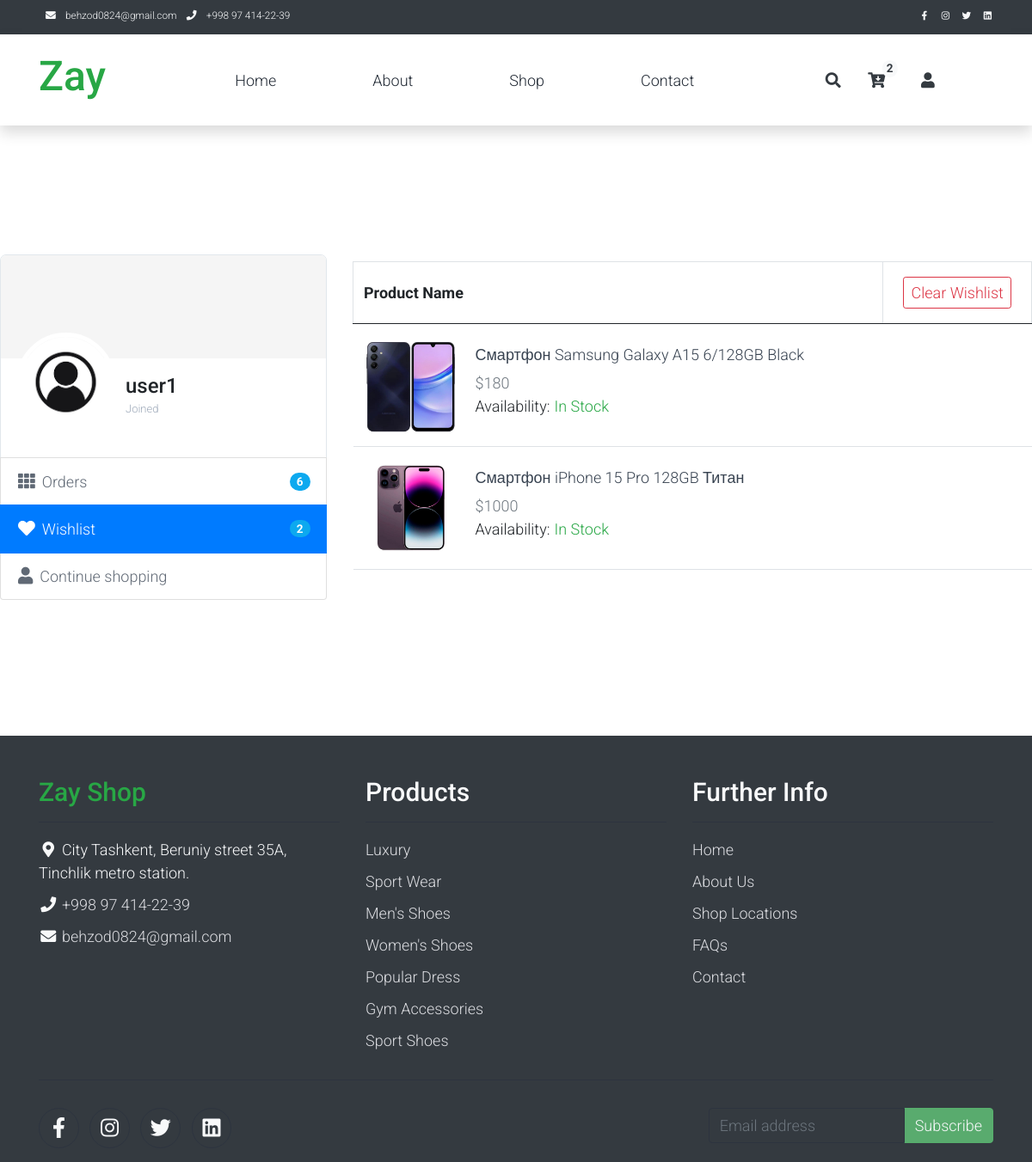
The page /wishlist/ (signed in) on the database its author committed.
### apps/models.py (models this page shows, shortened)
class User(AbstractUser):
    image = models.ImageField(upload_to='user/', null=True, blank=True, default='user/user_image.png')

class BaseModel(models.Model):
    created_at = models.DateTimeField(auto_now_add=True)
    updated_at = models.DateTimeField(auto_now=True)
    class Meta:
        abstract = True

class Wishlist(BaseModel):
    user = models.ForeignKey(User, on_delete=models.CASCADE)
    product = models.ForeignKey(Product, on_delete=models.CASCADE)
    @property
    def is_stock(self):
        return self.product.quantity > 0
    def __str__(self) -> str:
        return self.product.name

class Product(BaseModel):
    name = models.CharField(max_length=255)
    price = models.IntegerField(default=0)
    description = models.TextField()
    colors = models.CharField(max_length=255)
    specification = models.TextField()
    quantity = models.IntegerField()
    category = models.ForeignKey('Category', on_delete=models.CASCADE)
    top_seller = models.BooleanField(default=False)
    class Meta:
        verbose_name_plural = 'Products'
        verbose_name = 'Product'
        ordering = ['-created_at']

class ProductImage(BaseModel):
    image = ResizedImageField(size=[800, 800], upload_to='product/', crop=['middle', 'center'],  blank=True, null=True)
    product = models.ForeignKey(Product, on_delete=models.CASCADE, related_name='images')

### apps/views.py (the view)
# urls.py: path('wishlist/', WishListListView.as_view(), name='wishlist'),
class WishListListView(LoginRequiredMixin, ListView):
    template_name = 'wish_list.html'
    model = Wishlist
    context_object_name = 'wishlist'
    def get_context_data(self, **kwargs):
        context = super(ListView, self).get_context_data(**kwargs)
        user = self.request.user.pk
        my_wishlist = Wishlist.objects.filter(user=user)
        context['my_wishlist'] = my_wishlist
        return context
    def get_queryset(self):
        qs = super().get_queryset()
        qs = qs.filter(user=self.request.user)
        print(qs)
        return qs

### templates/wish_list.html (shortened to what this page needs)
{% load static %}
<!DOCTYPE html>
<html lang="en">
<head>
    <link rel="stylesheet" href="{% static 'assets/css/bootstrap.min.css' %}">
    <link rel="stylesheet" href="{% static 'assets/css/templatemo.css' %}">
    <link rel="stylesheet" href="{% static 'assets/css/custom.css' %}">
    <link rel="stylesheet" href="{% static 'assets/css/fontawesome.min.css' %}">
    <link rel="stylesheet" type="text/css" href="{% static 'assets/css/slick.min.css' %}">
    <link rel="stylesheet" type="text/css" href="{% static 'assets/css/slick-theme.css' %}">
    <link rel="stylesheet" href="https://cdn.jsdelivr.net/npm/bootstrap@4.3.1/dist/css/bootstrap.min.css">
    <link href="{% static 'assets/css/wish_list.css' %}" rel="stylesheet">
</head>
<body>
    <nav class="navbar navbar-expand-lg bg-dark navbar-light d-none d-lg-block" id="templatemo_nav_top">
        <div class="container text-light">
            <div class="w-100 d-flex justify-content-between">
                <div>
                    <i class="fa fa-envelope mx-2"></i>
                    <a class="navbar-sm-brand text-light text-decoration-none" href="https://mail.google.com/">behzod0824@gmail.com</a>
                    <i class="fa fa-phone mx-2"></i>
                    <a class="navbar-sm-brand text-light text-decoration-none" href="tel:010-020-0340">+998 97 414-22-39</a>
                </div>
                <div>
                    <a class="text-light" href="https://fb.com/templatemo" target="_blank" rel="sponsored"><i class="fab fa-facebook-f fa-sm fa-fw me-2"></i></a>
                    <a class="text-light" href="https://www.instagram.com/" target="_blank"><i class="fab fa-instagram fa-sm fa-fw me-2"></i></a>
                    <a class="text-light" href="https://twitter.com/" target="_blank"><i class="fab fa-twitter fa-sm fa-fw me-2"></i></a>
                    <a class="text-light" href="https://www.linkedin.com/" target="_blank"><i class="fab fa-linkedin fa-sm fa-fw"></i></a>
                </div>
            </div>
        </div>
    </nav>
    <nav class="navbar navbar-expand-lg navbar-light shadow">
        <div class="container d-flex justify-content-between align-items-center">
            <a class="navbar-brand text-success logo h1 align-self-center" href="{% url 'index' %}">
                Zay
            </a>
            <div class="align-self-center collapse navbar-collapse flex-fill  d-lg-flex justify-content-lg-between" id="templatemo_main_nav">
                <div class="flex-fill">
                    <ul class="nav navbar-nav d-flex justify-content-between mx-lg-auto">
                        <li class="nav-item">
                            <a class="nav-link" href="{% url 'index' %}">Home</a>
                        </li>
                        <li class="nav-item">
                            <a class="nav-link" href="{% url 'about' %}">About</a>
                        </li>
                        <li class="nav-item">
                            <a class="nav-link" href="{% url 'shop' %}">Shop</a>
                        </li>
                        <li class="nav-item">
                            <a class="nav-link" href="{% url 'contact' %}">Contact</a>
                        </li>
                    </ul>
                </div>
                <div class="navbar align-self-center d-flex">
                    <a class="nav-icon d-none d-lg-inline" href="#" data-bs-toggle="modal" data-bs-target="#templatemo_search">
                        <i class="fa fa-fw fa-search text-dark mr-2"></i>
                    </a>
                    <a class="nav-icon position-relative text-decoration-none" href="{% url 'basket' %}">
                        <i class="fa fa-fw fa-cart-arrow-down text-dark mr-1"></i>
                        <span class="position-absolute top-0 left-100 translate-middle badge rounded-pill bg-light text-dark">{{ wishlist.count }}</span>
                    </a>
                    <div class="dropdown">
                      <button class="btn dropdown" type="button" data-bs-toggle="dropdown" >
                        <a class="nav-icon position-relative text-decoration-none" href="#">
                            <i class="fa fa-fw fa-user text-dark mr-3"></i>
                        </a>
                      </button>
                    </div>
                </div>
            </div>
        </div>
    </nav>
<div class="container_wishlist padding-bottom-3x mb-2">
    <div class="row">
        <div class="col-lg-4">
            <aside class="user-info-wrapper">
                <div class="user-cover" style="background-image: url(https://bootdey.com/img/Content/bg1.jpg);">
                </div>
                <div class="user-info">
                    <div class="user-avatar">
                        <a class="edit-avatar" href="#"></a><img src="{{ user.image.url }}" alt="User"></div>
                    <div class="user-data">
                        <h4>{{ user.username }}</h4><span>Joined {{ user.created_at }}</span>
                    </div>
                </div>
            </aside>
            <nav class="list-group">
                <a class="list-group-item with-badge" href="#"><i class=" fa fa-th"></i>Orders<span class="badge badge-primary badge-pill">6</span></a>
                <a class="list-group-item with-badge active" href="#"><i class="fa fa-heart"></i>Wishlist<span class="badge badge-primary badge-pill">{{ wishlist.count }}</span></a>
                <a class="list-group-item btn-danger" href="{%  url 'index' %}"><i class="fa fa-user"></i>Continue shopping</a>
            </nav>
        </div>
        <div class="col-lg-8">
            <div class="table-responsive wishlist-table margin-bottom-none">
                <table class="table">
                    <thead>
                        <tr>
                            <th>Product Name</th>
                            <th class="text-center"><a class="btn btn-sm btn-outline-danger" href="{% url 'wishlist_delete' %}">Clear Wishlist</a></th>
                        </tr>
                    </thead>
                    <tbody>
                        {% for i in my_wishlist %}
                            <tr>
                                <td>
                                    <div class="product-item">
                                        <a class="product-thumb" href="#"><img src="{{ i.product.images.first.image.url }}" alt="Product"></a>
                                        <div class="product-info">
                                            <h4 class="product-title"><a href="#">{{ i.product.name }}</a></h4>
                                            <div class="text-lg text-medium text-muted">${{ i.product.price }}</div>
                                            <div style="display: flex; gap: 5px">Availability:
                                                <div>
                                                    {% if i.is_stock %}
                                                        <div class="d-inline text-success">
                                                            In Stock
                                                        </div>
                                                    {% else %}
                                                        <div class="d-inline" style="color: red">
                                                            Out of stock
                                                        </div>
                                                    {% endif %}
                                                </div>
                                            </div>
                                        </div>
                                    </div>
                                </td>
                                <td class="text-center"><a class="remove-from-cart" href="#" data-toggle="tooltip" title="" data-original-title="Remove item"></a></td>
                            </tr>
                        {% endfor %}
                    </tbody>
                </table>
            </div>
        </div>
    </div>
</div>
    <footer class="bg-dark" id="tempaltemo_footer">
        <div class="container" style="margin-bottom: -25px">
            <div class="row">
                <div class="col-md-4 pt-5">
                    <h2 class="h2 text-success border-bottom pb-3 border-light logo">Zay Shop</h2>
                    <ul class="list-unstyled text-light footer-link-list">
                        <li>
                            <i class="fas fa-map-marker-alt fa-fw"></i>
                            City Tashkent, Beruniy street 35A, Tinchlik metro station.
                        </li>
                        <li>
                            <i class="fa fa-phone fa-fw"></i>
                            <a class="text-decoration-none" href="tel:010-020-0340">+998 97 414-22-39</a>
                        </li>
                        <li>
                            <i class="fa fa-envelope fa-fw"></i>
                            <a class="text-decoration-none" href="mailto:info@company.com">behzod0824@gmail.com</a>
                        </li>
                    </ul>
                </div>
                <div class="col-md-4 pt-5">
                    <h2 class="h2 text-light border-bottom pb-3 border-light">Products</h2>
                    <ul class="list-unstyled text-light footer-link-list">
                        <li><a class="text-decoration-none" href="#">Luxury</a></li>
                        <li><a class="text-decoration-none" href="#">Sport Wear</a></li>
                        <li><a class="text-decoration-none" href="#">Men's Shoes</a></li>
                        <li><a class="text-decoration-none" href="#">Women's Shoes</a></li>
                        <li><a class="text-decoration-none" href="#">Popular Dress</a></li>
                        <li><a class="text-decoration-none" href="#">Gym Accessories</a></li>
                        <li><a class="text-decoration-none" href="#">Sport Shoes</a></li>
                    </ul>
                </div>
                <div class="col-md-4 pt-5">
                    <h2 class="h2 text-light border-bottom pb-3 border-light">Further Info</h2>
                    <ul class="list-unstyled text-light footer-link-list">
                        <li><a class="text-decoration-none" href="{% url 'index' %}">Home</a></li>
                        <li><a class="text-decoration-none" href="{% url 'about' %}">About Us</a></li>
                        <li><a class="text-decoration-none" href="{% url 'contact' %}">Shop Locations</a></li>
                        <li><a class="text-decoration-none" href="#">FAQs</a></li>
                        <li><a class="text-decoration-none" href="{% url 'contact' %}">Contact</a></li>
                    </ul>
                </div>
            </div>
            <div class="row text-light mb-4">
                <div class="col-12 mb-3">
                    <div class="w-100 my-3 border-top border-light"></div>
                </div>
                <div class="col-auto me-auto">
                    <ul class="list-inline text-left footer-icons">
                        <li class="list-inline-item border border-light rounded-circle text-center">
                            <a class="text-light text-decoration-none" target="_blank" href="http://facebook.com/"><i class="fab fa-facebook-f fa-lg fa-fw"></i></a>
                        </li>
                        <li class="list-inline-item border border-light rounded-circle text-center">
                            <a class="text-light text-decoration-none" target="_blank" href="https://www.instagram.com/"><i class="fab fa-instagram fa-lg fa-fw"></i></a>
                        </li>
                        <li class="list-inline-item border border-light rounded-circle text-center">
                            <a class="text-light text-decoration-none" target="_blank" href="https://twitter.com/"><i class="fab fa-twitter fa-lg fa-fw"></i></a>
                        </li>
                        <li class="list-inline-item border border-light rounded-circle text-center">
                            <a class="text-light text-decoration-none" target="_blank" href="https://www.linkedin.com/"><i class="fab fa-linkedin fa-lg fa-fw"></i></a>
                        </li>
                    </ul>
                </div>
                <div class="col-auto">
                    <div class="input-group mb-2">
                        <input type="text" class="form-control bg-dark border-light" id="subscribeEmail" placeholder="Email address">
                        <div class="input-group-text btn-success text-light">Subscribe</div>
                    </div>
                </div>
            </div>
        </div>
    </footer>
</body>
</html>

### apps/static/assets/css/templatemo.css (style rules this page uses)
body, ul, li, p, a, label, input, div { font-family: 'Roboto', sans-serif; font-size: 18px !important; font-weight: 300 !important; }
.h1 { font-family: 'Roboto', sans-serif; font-size: 48px !important; font-weight: 200 !important; }
.h2 { font-family: 'Roboto', sans-serif; font-size: 30px !important; font-weight: 300; }
.logo { font-weight: 500 !important; }
.text-muted { color: #bcbcbc !important; }
.text-success { color: #59ab6e !important; }
.text-light { color: #cfd6e1 !important; }
.bg-dark { background-color: #212934 !important; }
.bg-light { background-color: #e9eef5 !important; }
.btn-success { background-color: #59ab6e !important; border-color: #56ae6c !important; }
#templatemo_nav_top { min-height: 40px; }
#templatemo_nav_top * { font-size: .9em !important; }
#templatemo_main_nav a { color: #212934; }
#templatemo_main_nav .navbar .nav-icon { margin-right: 20px; }
.form-control { border: 1px solid #e8e8e8; }
#tempaltemo_footer a { color: #dcdde1; }
#tempaltemo_footer ul.footer-link-list li { padding-top: 10px; }
#tempaltemo_footer ul.footer-icons li { width: 2.6em; height: 2.6em; line-height: 2.6em; }
#tempaltemo_footer .border-light { border-color: #2d343f !important; }
@media (min-width: 768px) { #templatemo_main_nav .navbar-nav { max-width: 450px; } }
@media (min-width: 992px) { #templatemo_main_nav .navbar-nav { max-width: 550px; } }

### rows shown on the page
User: image (picture), username "user1"
Wishlist: product.images.first.image (picture), product.name "Смартфон Samsung Galaxy A15 6/128GB Black", product.price "180", shows "In Stock"
Wishlist: product.images.first.image (picture), product.name "Смартфон iPhone 15 Pro 128GB Титан", product.price "1000", shows "In Stock"

### other values the page prints
{{ wishlist.count }} "2"
